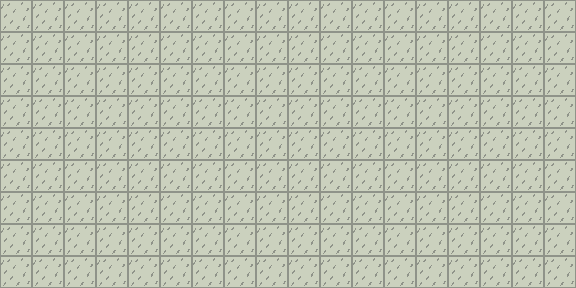

This is a level from a 2D game, rendered from its Tiled map with the project's own tilesets. A one-line summary and the complete map file follow:
An orthogonal 18x9 tile map with 32x32 px tiles, 1 tile layer (Tile Layer).

<map version="1.0" orientation="orthogonal" renderorder="right-down" width="18" height="9" tilewidth="32" tileheight="32" infinite="0" backgroundcolor="#cbd1be" nextlayerid="3" nextobjectid="512">
<tileset firstgid="1" name="tileset" tilewidth="32" tileheight="32" tilecount="1024" columns="5">
<image source="tileset.png" width="160" height="160" />
</tileset>
<layer id="1" name="Tile Layer" width="18" height="9">
<data encoding="csv">
1,1,1,1,1,1,1,1,1,1,1,1,1,1,1,1,1,1,
1,1,1,1,1,1,1,1,1,1,1,1,1,1,1,1,1,1,
1,1,1,1,1,1,1,1,1,1,1,1,1,1,1,1,1,1,
1,1,1,1,1,1,1,1,1,1,1,1,1,1,1,1,1,1,
1,1,1,1,1,1,1,1,1,1,1,1,1,1,1,1,1,1,
1,1,1,1,1,1,1,1,1,1,1,1,1,1,1,1,1,1,
1,1,1,1,1,1,1,1,1,1,1,1,1,1,1,1,1,1,
1,1,1,1,1,1,1,1,1,1,1,1,1,1,1,1,1,1,
1,1,1,1,1,1,1,1,1,1,1,1,1,1,1,1,1,1
</data>
</layer>
<objectgroup id="2" name="Object Layer">
</objectgroup>
</map>
